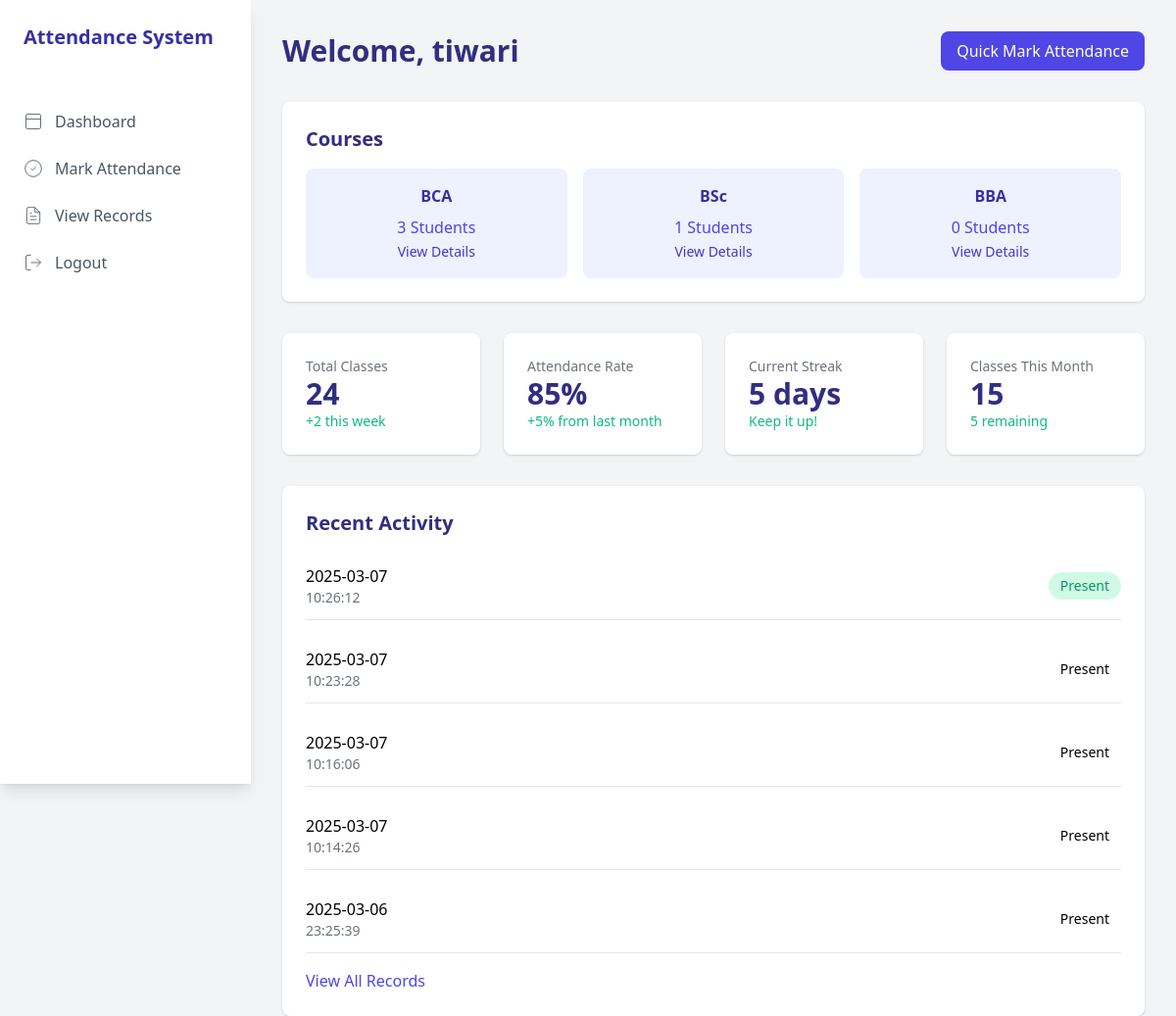
The page /dashboard (signed in) on the database as committed earlier.
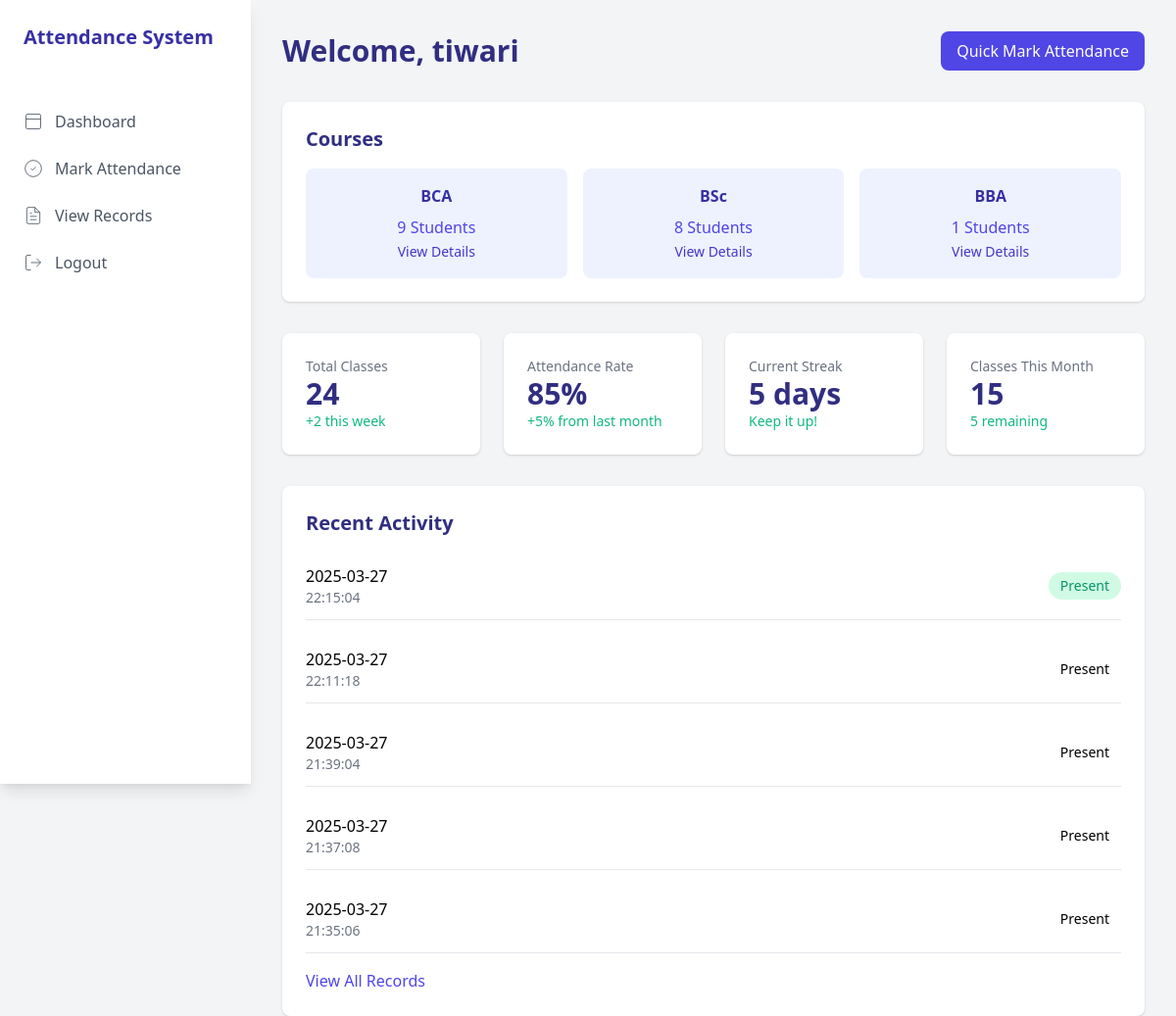
The same page on the database as committed later.
### tables this page shows
CREATE TABLE attendance (
        id INTEGER PRIMARY KEY AUTOINCREMENT,
        user_id INTEGER,
        course_id INTEGER,
        time TEXT,
        date TEXT,
        FOREIGN KEY(user_id) REFERENCES users(user_id),
        FOREIGN KEY(course_id) REFERENCES courses(course_id)
    );

### app.py (the view, shortened to what this page needs)
@app.route('/dashboard')
def dashboard():
    if 'username' not in session:
        return redirect(url_for('login'))
    conn = sqlite3.connect(DATABASE_PATH)
    c = conn.cursor()
    if session['role'] == 'teacher':
        c.execute("""
            SELECT users.username, attendance.date, attendance.time
            FROM attendance
            JOIN users ON attendance.user_id = users.user_id
            ORDER BY attendance.date DESC, attendance.time DESC
            LIMIT 5
        """)
    records = c.fetchall()
    course_counts = {}
    if session['role'] == 'teacher':
        c.execute("""
            SELECT COUNT(DISTINCT user_id)
            FROM attendance
            WHERE course_id = 1
        """)
        course_counts['bca'] = c.fetchone()[0]
        c.execute("""
            SELECT COUNT(DISTINCT user_id)
            FROM attendance
            WHERE course_id = 2
        """)
        course_counts['bsc'] = c.fetchone()[0]
        c.execute("""
            SELECT COUNT(DISTINCT user_id)
            FROM attendance
            WHERE course_id = 3
        """)
        course_counts['bba'] = c.fetchone()[0]
    conn.close()
    return render_template('dashboard.html',
                         records=records,
                         role=session['role'],
                         course_counts=course_counts)

### templates/dashboard.html (shortened to what the changed rows need)
<!DOCTYPE html>
<html lang="en">
<head>
    <link href="https://cdnjs.cloudflare.com/ajax/libs/tailwindcss/2.2.19/tailwind.min.css" rel="stylesheet">
</head>
<body class="bg-gray-100">
    <div class="flex h-screen">
        <div class="w-64 bg-white shadow-lg">
            <div class="p-6">
                <h1 class="text-xl font-bold text-indigo-800">Attendance System</h1>
            </div>
        </div>
        <div class="flex-1 p-8">
            <div class="flex justify-between items-center mb-8">
                <h1 class="text-3xl font-bold text-indigo-900">Welcome, {{ session.get('username', 'User') }}</h1>
            </div>
            {% if session.get('role') == 'teacher' %}
            <div class="bg-white rounded-lg shadow p-6 mb-8">
                <h2 class="text-xl font-bold text-indigo-900 mb-4">Courses</h2>
                <div class="grid grid-cols-3 gap-4">
                    <div class="p-4 bg-indigo-50 rounded-lg text-center hover:bg-indigo-100 transition">
                        <h3 class="text-indigo-800 font-semibold">BCA</h3>
                        <p class="mt-2 text-indigo-600">{{ course_counts.bca }} Students</p>
                        <a href="{{ url_for('view_course_records', course_id=1) }}" class="mt-2 text-sm text-indigo-700 hover:underline">View Details</a>
                    </div>
                    <div class="p-4 bg-indigo-50 rounded-lg text-center hover:bg-indigo-100 transition">
                        <h3 class="text-indigo-800 font-semibold">BSc</h3>
                        <p class="mt-2 text-indigo-600">{{ course_counts.bsc }} Students</p>
                        <a href="{{ url_for('view_course_records', course_id=2) }}" class="mt-2 text-sm text-indigo-700 hover:underline">View Details</a>
                    </div>
                    <div class="p-4 bg-indigo-50 rounded-lg text-center hover:bg-indigo-100 transition">
                        <h3 class="text-indigo-800 font-semibold">BBA</h3>
                        <p class="mt-2 text-indigo-600">{{ course_counts.bba }} Students</p>
                        <a href="{{ url_for('view_course_records', course_id=3) }}" class="mt-2 text-sm text-indigo-700 hover:underline">View Details</a>
                    </div>
                </div>
            </div>
            {% endif %}
            <div class="grid grid-cols-4 gap-6 mb-8">
                <div class="bg-white p-6 rounded-lg shadow">
                    <h2 class="text-gray-500 text-sm font-medium">Total Classes</h2>
                </div>
                <div class="bg-white p-6 rounded-lg shadow">
                    <h2 class="text-gray-500 text-sm font-medium">Attendance Rate</h2>
                </div>
                <div class="bg-white p-6 rounded-lg shadow">
                    <h2 class="text-gray-500 text-sm font-medium">Current Streak</h2>
                </div>
                <div class="bg-white p-6 rounded-lg shadow">
                    <h2 class="text-gray-500 text-sm font-medium">Classes This Month</h2>
                </div>
            </div>
            <div class="bg-white rounded-lg shadow p-6">
                <h2 class="text-xl font-bold text-indigo-900 mb-4">Recent Activity</h2>
                <div class="space-y-4">
                    {% for record in records %}
                    <div class="flex items-center justify-between py-3 border-b">
                        <div>
                            <h3 class="font-medium">{{ record[1] }}</h3>
                            <p class="text-sm text-gray-500">{{ record[2] }}</p>
                        </div>
                        <span class="px-3 py-1 text-sm {% if loop.index0 == 0 %}text-green-600{% else %}text-orange-600{% endif %} bg-{% if loop.index0 == 0 %}green{% else %}orange{% endif %}-100 rounded-full">
                            {% if loop.index0 == 0 %}Present{% else %}Present{% endif %}
                        </span>
                    </div>
                    {% endfor %}
                </div>
            </div>
        </div>
    </div>
</body>
</html>

Rows that differ between the two databases and show on the page:
removed attendance: date "2025-03-07", time "10:26:12", shows "Present"
no longer on this page (row unchanged): attendance: date "2025-03-07", time "10:23:28", shows "Present"
no longer on this page (row unchanged): attendance: date "2025-03-07", time "10:16:06", shows "Present"
no longer on this page (row unchanged): attendance: date "2025-03-07", time "10:14:26", shows "Present"
no longer on this page (row unchanged): attendance: date "2025-03-06", time "23:25:39", shows "Present"
added attendance: date "2025-03-27", time "22:15:04", shows "Present"
added attendance: date "2025-03-27", time "22:11:18", shows "Present"
added attendance: date "2025-03-27", time "21:39:04", shows "Present"
added attendance: date "2025-03-27", time "21:37:08", shows "Present"
added attendance: date "2025-03-27", time "21:35:06", shows "Present"
Other text that changed with them:
{{ course_counts.bca }}: "3" → "9"
{{ course_counts.bsc }}: "1" → "8"
{{ course_counts.bba }}: "0" → "1"
